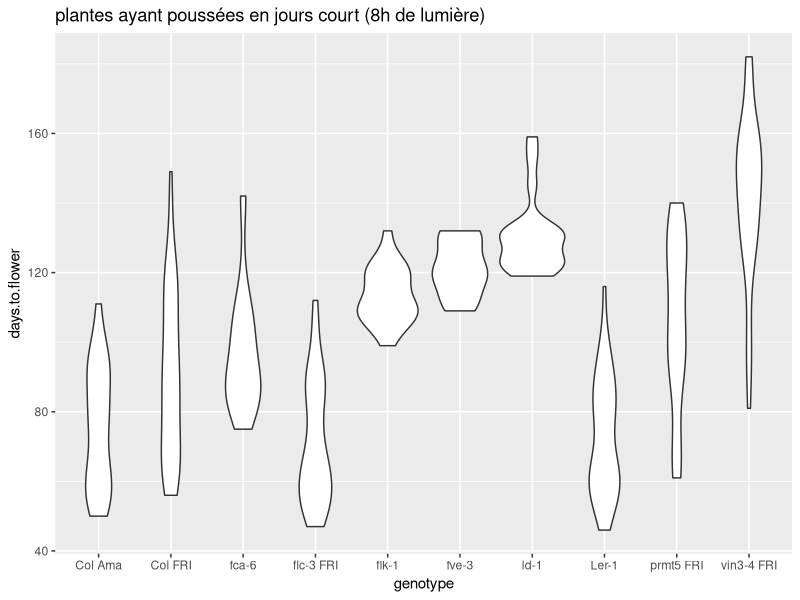

Source code (R):
## ---- chunk 1
knitr::opts_chunk$set(echo = TRUE)
## ---- chunk 2

library(tidyverse)

expt1 <- read_tsv("../data/burghardt_et_al_2015_expt1.txt")
## ---- chunk 3
select(expt1, contains("mm"))
## ---- chunk 4
# 1. Filtrez les plantes qui ne sont pas du background Ler et qui ont été traitées avec une température fluctuante.

filter(expt1, background!="Ler" & fluctuation=="Var")


# 2. Filtrez les plantes qui ont fleuries (bolt) en moins de  57 jours et qui ont moins de 40 feuilles.

filter(expt1, days.to.bolt<57  & rosette.leaf.num<40)


# 3. Filtrez les plantes du génotype fca-6 pour qui le blade.length.mm n'est pas manquant

filter(expt1, genotype=="fca-6"  & !is.na(blade.length.mm))


## ---- chunk 5

filter(expt1,  background!="Ler" & fluctuation=="Var") %>% 
  select(genotype, blade.length.mm, contains("bolt"))

## ---- chunk 6

filter(expt1,  day.length==8) %>% 
  ggplot((aes( x=genotype, y=days.to.flower))) +
  geom_violin() +
  ggtitle("plantes ayant poussées en jours court (8h de lumière)")

